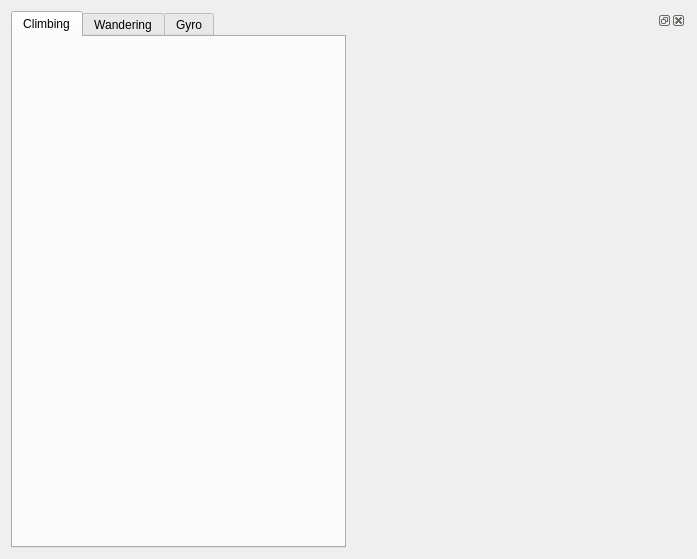
<?xml version="1.0" encoding="UTF-8"?>
<ui version="4.0">
 <class>kobuki_testsuite_widget</class>
 <widget class="QWidget" name="kobuki_testsuite_widget">
  <property name="geometry">
   <rect>
    <x>0</x>
    <y>0</y>
    <width>697</width>
    <height>559</height>
   </rect>
  </property>
  <property name="windowTitle">
   <string>Kobuki Test Suite</string>
  </property>
  <property name="windowIcon">
   <iconset resource="../resources/common.qrc">
    <normaloff>:/images/kobuki_icon.png</normaloff>:/images/kobuki_icon.png</iconset>
  </property>
  <layout class="QHBoxLayout" name="horizontalLayout">
   <item>
    <widget class="QTabWidget" name="testsuite_tab_widget">
     <property name="currentIndex">
      <number>0</number>
     </property>
     <widget class="QWidget" name="climbing_tab">
      <attribute name="title">
       <string>Climbing</string>
      </attribute>
      <layout class="QVBoxLayout" name="verticalLayout">
       <item>
        <widget class="ClimbingFrame" name="climbing_frame">
         <property name="frameShape">
          <enum>QFrame::NoFrame</enum>
         </property>
         <property name="frameShadow">
          <enum>QFrame::Raised</enum>
         </property>
        </widget>
       </item>
      </layout>
     </widget>
     <widget class="QWidget" name="wandering_tab">
      <attribute name="title">
       <string>Wandering</string>
      </attribute>
      <layout class="QVBoxLayout" name="verticalLayout_2">
       <item>
        <widget class="WanderingFrame" name="wandering_frame">
         <property name="frameShape">
          <enum>QFrame::NoFrame</enum>
         </property>
         <property name="frameShadow">
          <enum>QFrame::Raised</enum>
         </property>
        </widget>
       </item>
      </layout>
     </widget>
     <widget class="QWidget" name="gyro_tab">
      <attribute name="title">
       <string>Gyro</string>
      </attribute>
     </widget>
    </widget>
   </item>
   <item>
    <widget class="ConfigurationDockWidget" name="configuration_dock">
     <widget class="QWidget" name="dockWidgetContents"/>
    </widget>
   </item>
  </layout>
 </widget>
 <customwidgets>
  <customwidget>
   <class>ConfigurationDockWidget</class>
   <extends>QDockWidget</extends>
   <header location="global">kobuki_qtestsuite.configuration_dock_widget</header>
   <container>1</container>
  </customwidget>
  <customwidget>
   <class>WanderingFrame</class>
   <extends>QFrame</extends>
   <header>kobuki_qtestsuite.wandering_frame</header>
   <container>1</container>
  </customwidget>
  <customwidget>
   <class>ClimbingFrame</class>
   <extends>QFrame</extends>
   <header>kobuki_qtestsuite.climbing_frame</header>
   <container>1</container>
  </customwidget>
 </customwidgets>
 <resources>
  <include location="../resources/common.qrc"/>
 </resources>
 <connections/>
</ui>
